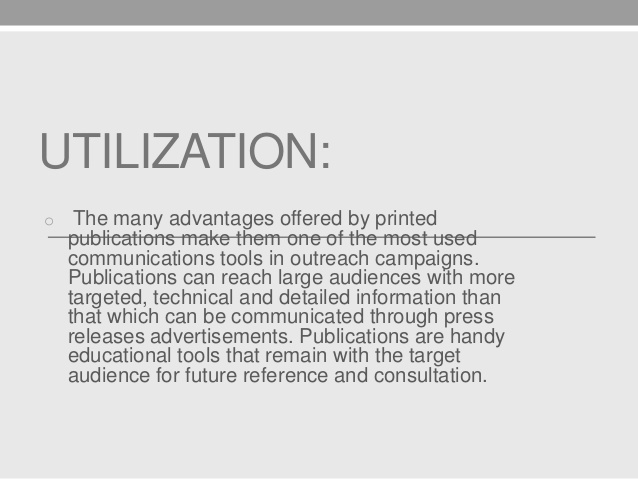
#> input picture sample4.jpg, 638 x 479 px
$ python preprocessor1.py
#> lines starting #> are read from the running program, lines starting #| are printed output that depends on the picture; after the words box and inside, x2 and y2 are one past the last pixel; in counts of white or black regions, pixels touching at a corner belong together
import cv2
import numpy as np

image = cv2.imread('sample4.jpg')
#> image is the input picture: shape (479, 638, 3); min 82, max 255, mean 219.5

# get grayscale image
def get_grayscale(image):
    return cv2.cvtColor(image, cv2.COLOR_BGR2GRAY)

# noise removal
def remove_noise(image):
    return cv2.medianBlur(image,5)

#thresholding
def thresholding(image):
    # threshold the image, setting all foreground pixels to
    # 255 and all background pixels to 0
    return cv2.threshold(gray, 0, 255, cv2.THRESH_BINARY | cv2.THRESH_OTSU)[1]
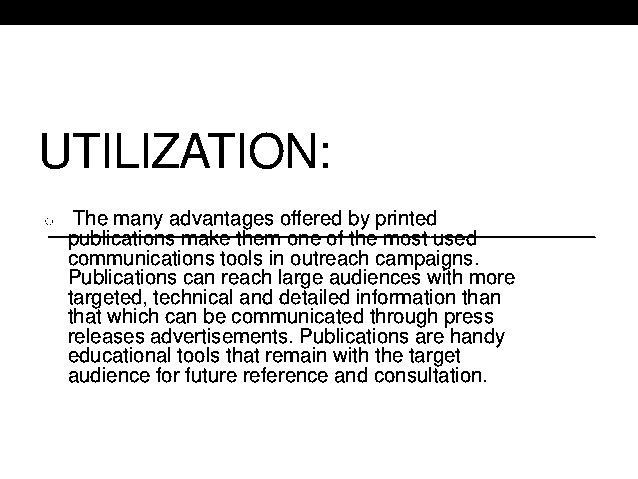
#> returned value: shape (479, 638); 87.4% white; 349 black regions (33 under 20 px), largest, box (x1, y1, x2, y2) and area: (0, 0, 638, 25) 15950, (48, 230, 596, 250) 2779, (288, 133, 315, 168) 428
#> in remove_noise, `return cv2.medianBlur(image,5)`:
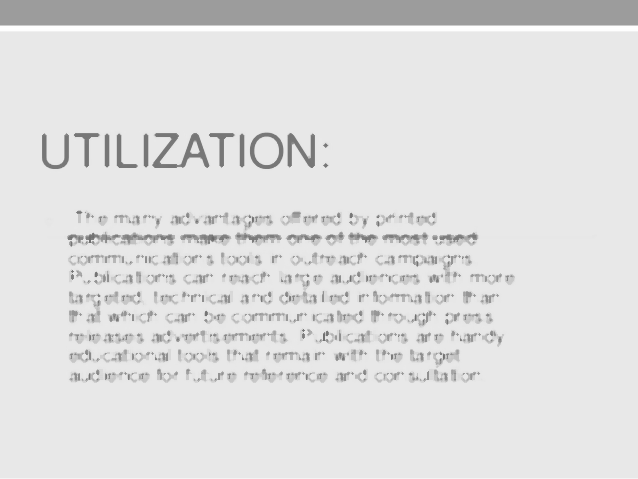
#> returned value: shape (479, 638); min 104, max 255, mean 223.4

#dilation
def dilate(image):
    kernel = np.ones((5,5),np.uint8)
    return cv2.dilate(image, kernel, iterations = 1)
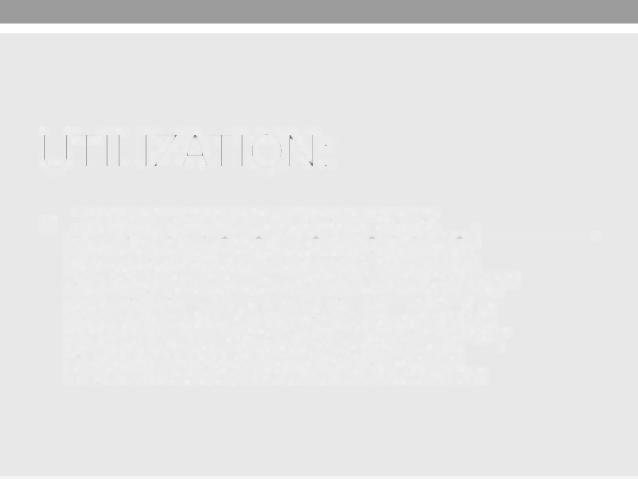
#> returned value: shape (479, 638); min 121, max 255, mean 229.6

#erosion
def erode(image):
    kernel = np.ones((5,5),np.uint8)
    return cv2.erode(image, kernel, iterations = 1)
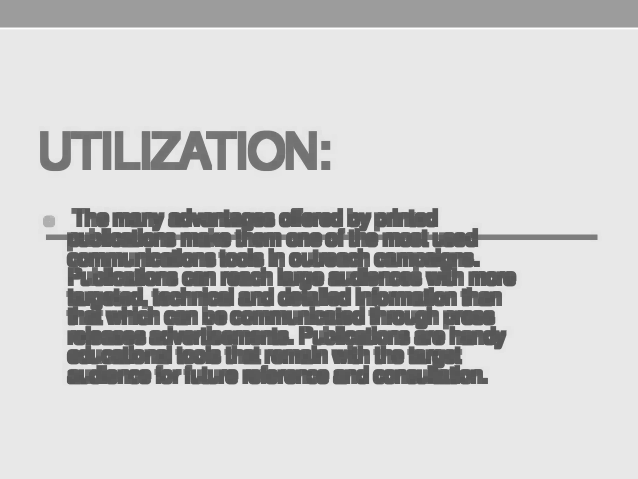
#> returned value: shape (479, 638); min 82, max 254, mean 199.1

#opening - erosion followed by dilation
def opening(image):
    kernel = np.ones((5,5),np.uint8)
    return cv2.morphologyEx(image, cv2.MORPH_OPEN, kernel)
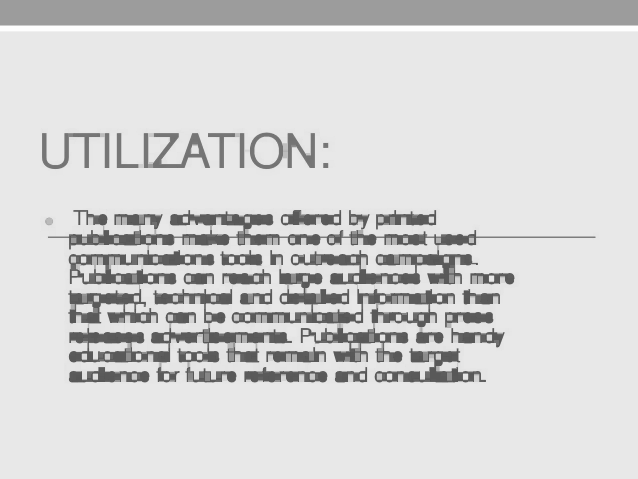
#> returned value: shape (479, 638); min 82, max 254, mean 212.6

#canny edge detection
def canny(image):
    return cv2.Canny(image, 100, 200)
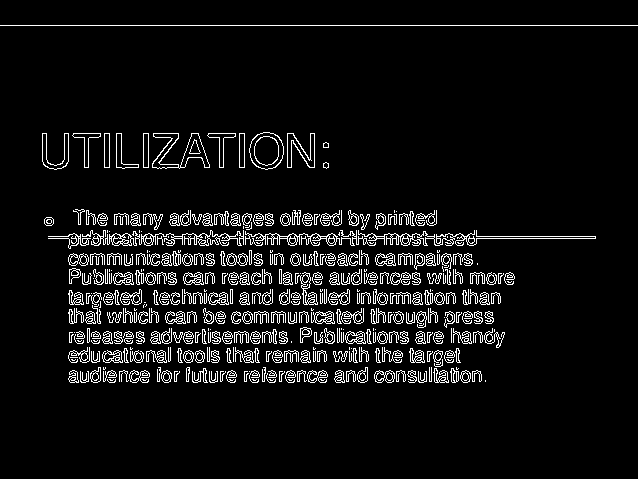
#> returned value: shape (479, 638); 6.7% white in thin lines or dots, all inside (x1, y1, x2, y2) = (0, 25, 638, 383)

#skew correction
def deskew(image):
    gray = cv2.cvtColor(image, cv2.COLOR_BGR2GRAY)
    gray = cv2.bitwise_not(gray)
    thresh = cv2.threshold(gray, 0, 255,
        cv2.THRESH_BINARY | cv2.THRESH_OTSU)[1]
    coords = np.column_stack(np.where(thresh > 0))
    angle = cv2.minAreaRect(coords)[-1]
    if angle < -45:
        angle = -(90 + angle)
    else:
        angle = -angle
    (h, w) = image.shape[:2]
    center = (w // 2, h // 2)
    M = cv2.getRotationMatrix2D(center, angle, 1.0)
    rotated = cv2.warpAffine(image, M, (w, h),
        flags=cv2.INTER_CUBIC, borderMode=cv2.BORDER_REPLICATE)
    return rotated

#template matching
def match_template(image, template):
    return cv2.matchTemplate(image, template, cv2.TM_CCOEFF_NORMED)
#deskew = deskew(image)
gray = get_grayscale(image)
thresh = thresholding(gray)
rnoise = remove_noise(gray)
dilate = dilate(gray)
erode = erode(gray)
opening = opening(gray)
canny = canny(gray)

#cv2.imshow('deskew', deskew)
cv2.imshow('gray', gray)
cv2.imshow('thresh', thresh)
# [4 lines of commented-out code are left out]
cv2.imshow('canny', canny)

cv2.imwrite("thresh.jpg", thresh)
if cv2.waitKey(0) & 0xff == 27:
#> (key Esc is pressed here)
	cv2.destroyAllWindows()

$ run again, with sample6.jpg copied over sample4.jpg
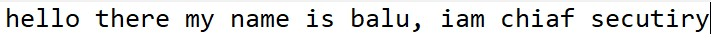
#> input picture sample6.jpg, 711 x 47 px
#> image is the input picture: shape (47, 711, 3); mean B, G, R 232.1, 232.6, 232.2
#> in thresholding, `return cv2.threshold(gray, 0, 255, cv2.THRESH_BINARY | cv2.THRESH_OTSU..`:
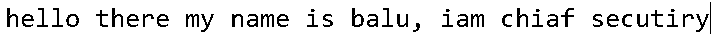
#> returned value: shape (47, 711); 91.4% white; black in thin lines or dots, all inside (x1, y1, x2, y2) = (7, 2, 711, 34)
#> in canny, `return cv2.Canny(image, 100, 200)`:
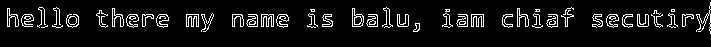
#> returned value: shape (47, 711); 7.6% white in thin lines or dots, all inside (x1, y1, x2, y2) = (7, 2, 711, 34)
